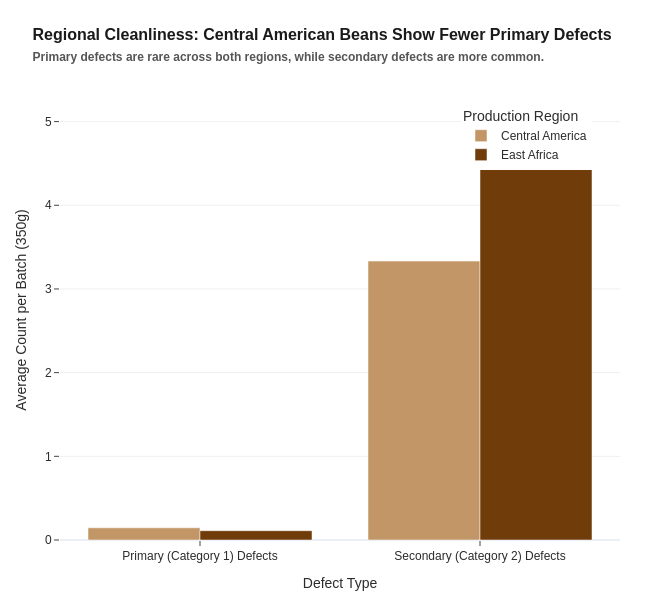

Notebook cell for this chart:
### Code cell
# 2. The Defect Profile (African vs. Central American Coffee)
import pandas as pd
import plotly.express as px

# Classifying countries into regions
def classify_region(country):
    african = ['Ethiopia', 'Kenya', 'Uganda', 'Tanzania', 'Rwanda', 'Burundi']
    central_am = ['Guatemala', 'Honduras', 'Nicaragua', 'Costa Rica', 'El Salvador', 'Panama']
    if country in african:
        return 'East Africa'
    elif country in central_am:
        return 'Central America'
    return 'Other'

# Applying classification to our cleaned dataframe
df_clean['Region'] = df_clean['Country of Origin'].apply(classify_region)
df_regional = df_clean[df_clean['Region'] != 'Other'].copy()

#Calculate the average defects by type for each region
defect_summary = df_regional.groupby('Region')[['Category One Defects', 'Category Two Defects']].mean().reset_index()

# Melt the dataframe so it's in a long format
defect_melted = defect_summary.melt(
    id_vars='Region', 
    var_name='Defect Type', 
    value_name='Average Defects per Batch'
)

# Clean up the labels for the chart
defect_melted['Defect Type'] = defect_melted['Defect Type'].replace({
    'Category One Defects': 'Primary (Category 1) Defects',
    'Category Two Defects': 'Secondary (Category 2) Defects'
})

#Create a clean, grouped bar chart
fig2 = px.bar(
    defect_melted,
    x='Defect Type',
    y='Average Defects per Batch',
    color='Region',
    barmode='group',
    color_discrete_map={'East Africa': "#6f3c0a", 'Central America': "#c29667"},
    labels={'Average Defects per Batch': 'Average Count per Batch (350g)'}
)

fig2.update_layout(
    title="<b>Regional Cleanliness:</b> Central American Beans Show Fewer Primary Defects<br><span style='font-size:12px; color:#555;'>Primary defects are rare across both regions, while secondary defects are more common.</span>",
    legend=dict(title="Production Region", yanchor="top", y=0.95, xanchor="right", x=0.95),
    width=650,
    height=600
)

fig2.show()

### Figure 1 — Plotly figure (JSON) as saved in the notebook; plotly's stock layout.template omitted (floating-point values rounded to 4 significant figures)
{"data": [{"alignmentgroup": "True", "hovertemplate": "Region=Central America<br>Defect Type=%{x}<br>Average Count per Batch (350g)=%{y}<extra></extra>", "legendgroup": "Central America", "marker": {"color": "#c29667", "pattern": {"shape": ""}}, "name": "Central America", "offsetgroup": "Central America", "orientation": "v", "showlegend": true, "textposition": "auto", "type": "bar", "x": ["Primary (Category 1) Defects", "Secondary (Category 2) Defects"], "xaxis": "x", "y": [0.1458, 3.333], "yaxis": "y"}, {"alignmentgroup": "True", "hovertemplate": "Region=East Africa<br>Defect Type=%{x}<br>Average Count per Batch (350g)=%{y}<extra></extra>", "legendgroup": "East Africa", "marker": {"color": "#6f3c0a", "pattern": {"shape": ""}}, "name": "East Africa", "offsetgroup": "East Africa", "orientation": "v", "showlegend": true, "textposition": "auto", "type": "bar", "x": ["Primary (Category 1) Defects", "Secondary (Category 2) Defects"], "xaxis": "x", "y": [0.1111, 5.222], "yaxis": "y"}], "layout": {"barmode": "group", "height": 600, "legend": {"title": {"text": "Production Region"}, "tracegroupgap": 0, "x": 0.95, "xanchor": "right", "y": 0.95, "yanchor": "top"}, "title": {"text": "<b>Regional Cleanliness:</b> Central American Beans Show Fewer Primary Defects<br><span style='font-size:12px; color:#555;'>Primary defects are rare across both regions, while secondary defects are more common.</span>"}, "width": 650, "xaxis": {"anchor": "y", "domain": [0, 1], "title": {"text": "Defect Type"}}, "yaxis": {"anchor": "x", "domain": [0, 1], "title": {"text": "Average Count per Batch (350g)"}}}}
